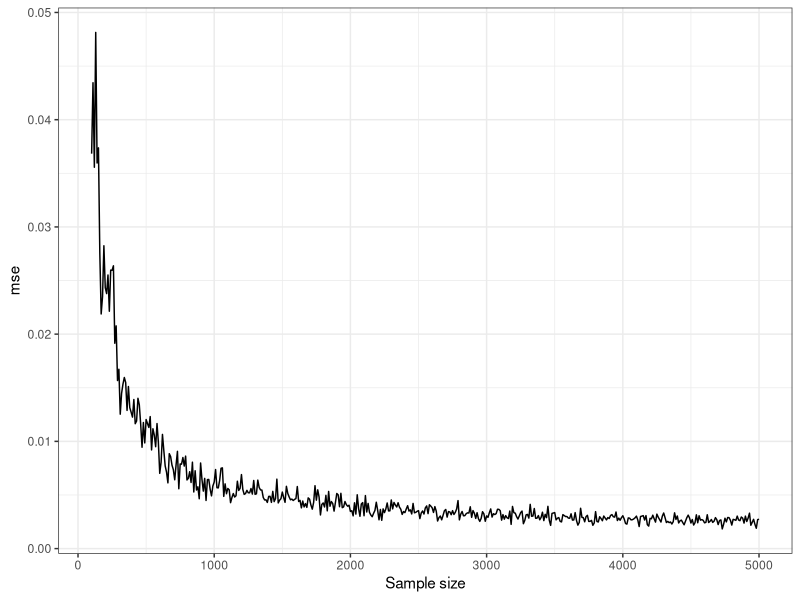
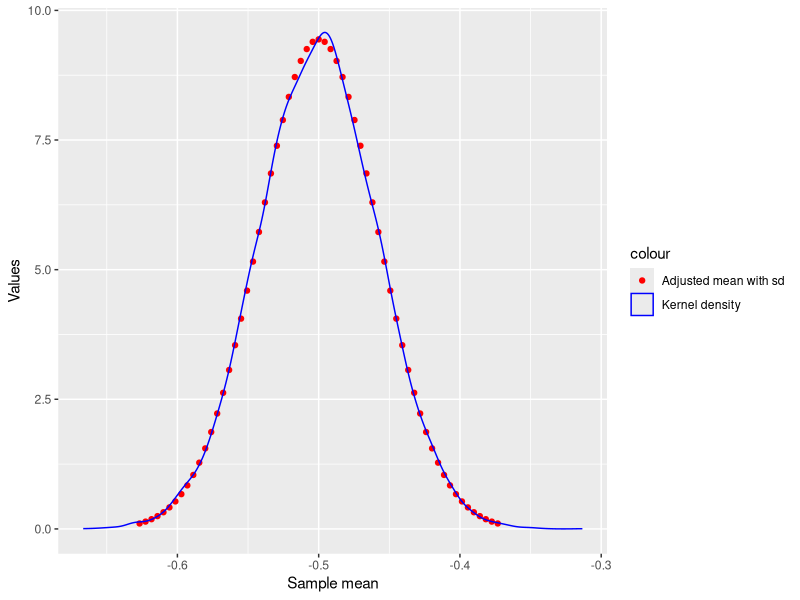

Generate these figures, in order, with R:
## ---- chunk 1
knitr::opts_chunk$set(echo = TRUE)
library(tidyverse)
library(ggplot2)
library(boot)
set.seed(147)
## ---- chunk 2
n <- 100000
 df <- data.frame(Line = sample(c(0, 1), 100000, prob = c(0.1, 0.9), replace = T)) %>%
  mutate(LessThan2Years = case_when(Line == 0 ~sample(c(0, 1), n, prob = c(0.99, 0.01), replace = TRUE),
                                    (Line == 1 ~sample(c(0, 1), n, prob = c(0.5, 0.5), replace = TRUE))))
## ---- chunk 3
lessThan2YearsDf <- df %>%
  filter(LessThan2Years == 1) 

lessThan2YearsLine1 <- lessThan2YearsDf %>%
  filter(Line == 1) %>%
  count()

alpha = lessThan2YearsLine1 / length(lessThan2YearsDf$Line)
print(round(alpha, 5))
## ---- chunk 4
supermarketDataDf <- read.csv("supermarket_data_EMATM0061.csv")
head(supermarketDataDf)
## ---- chunk 5
b = 300
MLE = 1 / (mean(supermarketDataDf$TimeLength) - b)
MLE
## ---- chunk 6
compute_median <- function(df, indices, col_name) {
  sub_sample <- slice(df, indices) %>% 
    pull(all_of(col_name))
  return(median(sub_sample, na.rm = T))
}
## ---- chunk 7
results <- boot(data = supermarketDataDf, statistic = compute_median, col_name = "TimeLength", R = 10000)

boot.ci(boot.out = results, type = "perc", conf = 0.95)
## ---- chunk 8
b = 0.01
lambda_0 = 2
sample_size_seq <- seq(100, 5000, 10)
num_trials_per_size <- 100

compute_mle <- function(x, b) {
  return (1 / (mean(x) - b))
}

df <- crossing(sample_size = sample_size_seq, trials = seq(num_trials_per_size)) %>%
  mutate(samples = map(sample_size, ~rexp(.x, lambda_0))) %>%
  mutate(lambda_mle = map_dbl(samples, ~compute_mle(.x, b)))


df_mse <- df %>%
  group_by(sample_size) %>%
  summarise(mse = mean((lambda_mle - lambda_0) ^ 2))

ggplot(df_mse) +
  geom_line(aes(x = sample_size, y = mse)) +
  theme_bw() +
  xlab('Sample size')
## ---- chunk 9
compute_expectation_X <- function(a, b) {
  xpx <- (2 * choose(a, 2) / choose(a + b, 2)) - (2 * choose(b, 2) / choose(a + b, 2))
  return(xpx)
}

compute_variance_X <- function(a, b) {
  variance <- 
     (((4 * choose(a, 2) / choose(a + b, 2)) + (4 * choose(b, 2) / choose(a + b, 2))) - 
    (((2 * (choose(a, 2) / choose(a + b, 2))) ^ 2) - (8 * (choose(a, 2) / choose(a + b, 2)) * (choose(b, 2) / choose(a + b, 2))) +
    ((2 * (choose(b, 2) / choose(a + b, 2))) ^ 2)))
    
  return(variance)
}

compute_variance_X(3, 5)
## ---- chunk 10
sample_Xs <- function(a, b, n) {
  prob_0 <- (choose(a, 1) * choose(b, 1)) / choose(a + b, 2)  
  prob_2 <- (choose(a, 2) * choose(b, 0)) / choose(a + b, 2)
  
  prob_neg2 = (choose(a, 0) * choose(b, 2)) / choose(a + b, 2) 
  # prob_neg2: Probability of choosing 0 red balls and 2 blue balls
  
  samples <- sample(c(0, 2, -2), size = n, prob = c(prob_0, prob_2, prob_neg2), replace = T)
  return(samples)
} 

table(sample_Xs(3, 5, 100))
## ---- chunk 11
a = 3
b = 5
n = 100000
Samples <- sample_Xs(a, b, n)

Expectation <- compute_expectation_X(a, b)
Variance <- compute_variance_X(a, b)

sampleMean <- mean(Samples)
sampleVariance <- var(Samples)

print(Expectation)
print(Variance)
print(sampleMean)
print(sampleVariance)
## ---- chunk 12
mu_0 <- Expectation
n = 900
sigma_0 <- sqrt(Variance / n)
a = 3
b = 5

num_trials <- 20000

simStudyDf <- data.frame(trials = rep(n, num_trials)) %>%
  mutate(samples = map(trials, ~sample_Xs(a, b, .x))) %>%
  mutate(sampleMean = map_dbl(samples, mean)) 
## ---- chunk 13
mu_minus_sigma_calc <- function(mu, sig) {
  return(mu - sig)
}

densityPlotDf <- data.frame(sigma = seq(-3 * sigma_0, 3 * sigma_0, 0.1 * sigma_0)) %>%
  mutate(newSeq = map_dbl(sigma, ~mu_minus_sigma_calc(mu_0, .x))) %>%
  mutate(GuassianDistr = map_dbl(.x = newSeq, ~dnorm(.x, mean = mu_0, sd = sigma_0)))
## ---- chunk 14
color <- c("Adjusted mean with sd" = "red", "Kernel density" = "blue")

ggplot(densityPlotDf) +
  geom_point(aes(x = newSeq, y = GuassianDistr, color = "Adjusted mean with sd")) + 
  geom_density(data = simStudyDf, aes(x = sampleMean, color = "Kernel density")) +
  ylab('Values') +
  xlab("Sample mean") +
  scale_color_manual(values = color)
